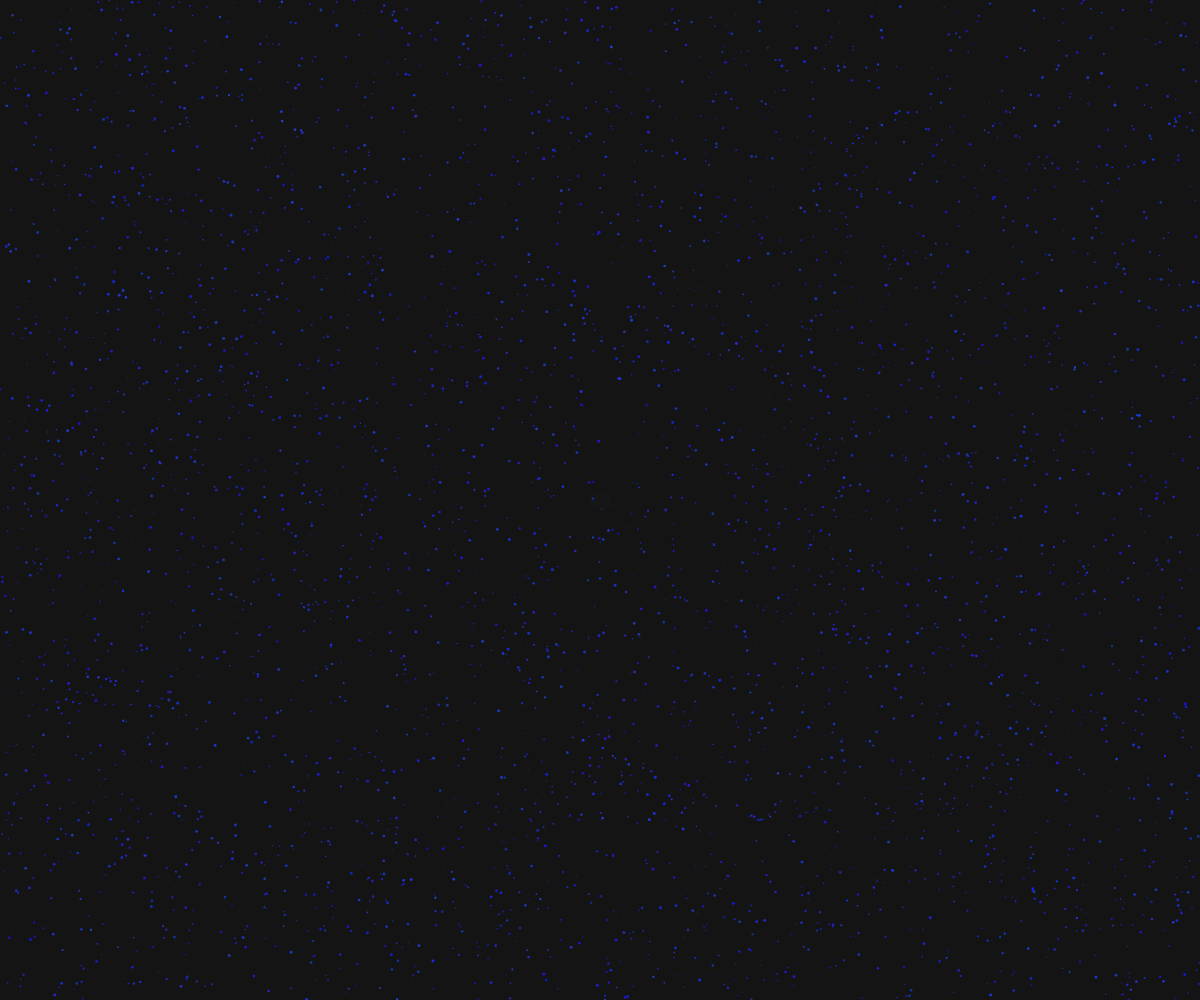
Frame 1 (no input)
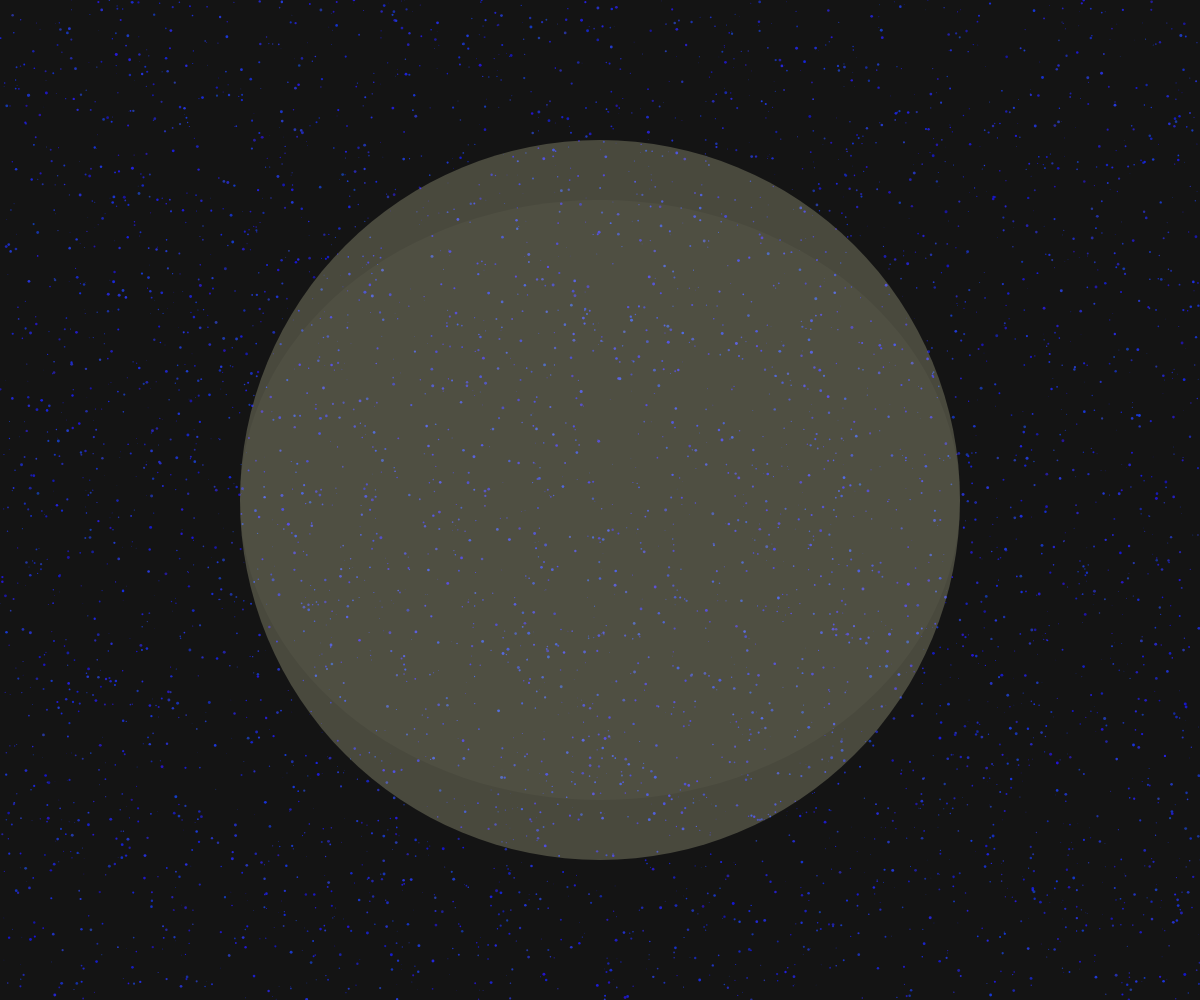
Frame 60 (no input)
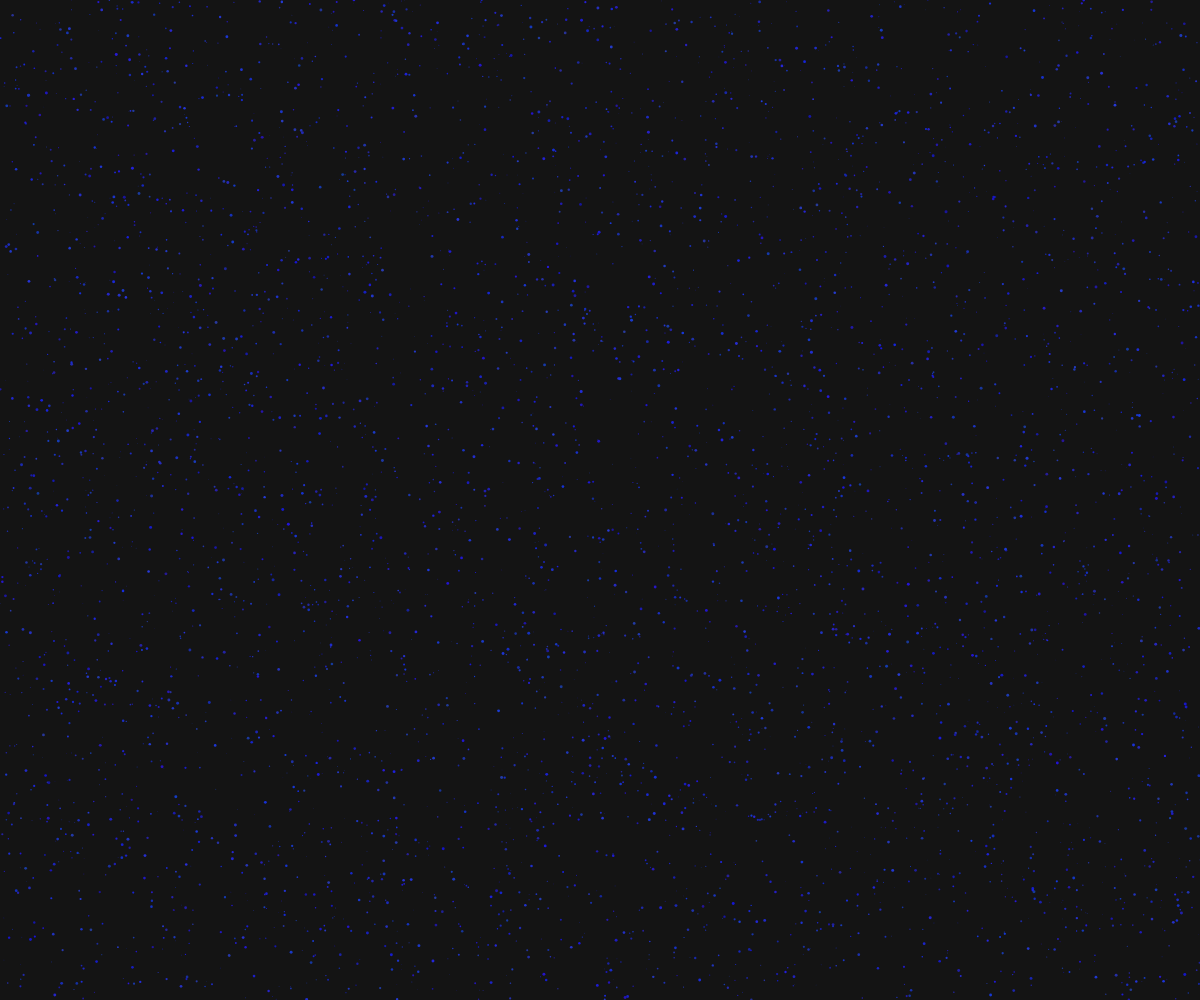
Frame 120 (the mouse pressed at the canvas centre since frame 60)

The p5.js sketch that drew these frames (run headless with seeded random() and noise() and a simulated clock; from frame 60 on, the mouse is pressed at the canvas centre):

// p5.js sketch
// ── sketch.js
let sandParticles = [];
let flashTime = 0;
let flashDuration = 800; // milliseconds for flash duration
let flashInterval = 3000; // milliseconds between flashes

function setup() {
  createCanvas(windowWidth, windowHeight);
  
  // Create sand particles with texture details
  for (let i = 0; i < 5000; i++) {
    sandParticles.push({
      x: random(width),
      y: random(height),
      size: random(0.5, 3),
      brightness: random(150, 220),
      hue: random(20, 40), // sandy orange-brown hues
      saturation: random(20, 60)
    });
  }
}

function draw() {
  background(20); // dark desert base color
  
  // Draw sand field with textured particles
  noStroke();
  for (let particle of sandParticles) {
    fill(particle.hue, particle.saturation, particle.brightness);
    ellipse(particle.x, particle.y, particle.size);
  }
  
  // Update flash timing
  flashTime = millis() % flashInterval;
  
  // Draw pulsing glow wave
  let progress = map(flashTime, 0, flashDuration, 0, 1);
  if (progress > 1) progress = 2 - progress;
  
  let glowIntensity = map(progress, 0, 1, 0, 255);
  let glowRadius = width * 0.8 * progress;
  
  // Create a soft glow effect
  drawingContext.globalCompositeOperation = 'screen';
  fill(255, 255, 200, glowIntensity * 0.3);
  noStroke();
  ellipse(width/2, height/2, glowRadius, glowRadius);
  drawingContext.globalCompositeOperation = 'source-over';
  
  // Add subtle texture overlay that shifts with the glow
  if (glowIntensity > 50) {
    drawingContext.globalCompositeOperation = 'overlay';
    fill(255, 255, 255, glowIntensity * 0.1);
    noStroke();
    ellipse(width/2, height/2, width * 0.6, height * 0.6);
    drawingContext.globalCompositeOperation = 'source-over';
  }
}

function windowResized() {
  resizeCanvas(windowWidth, windowHeight);
}
